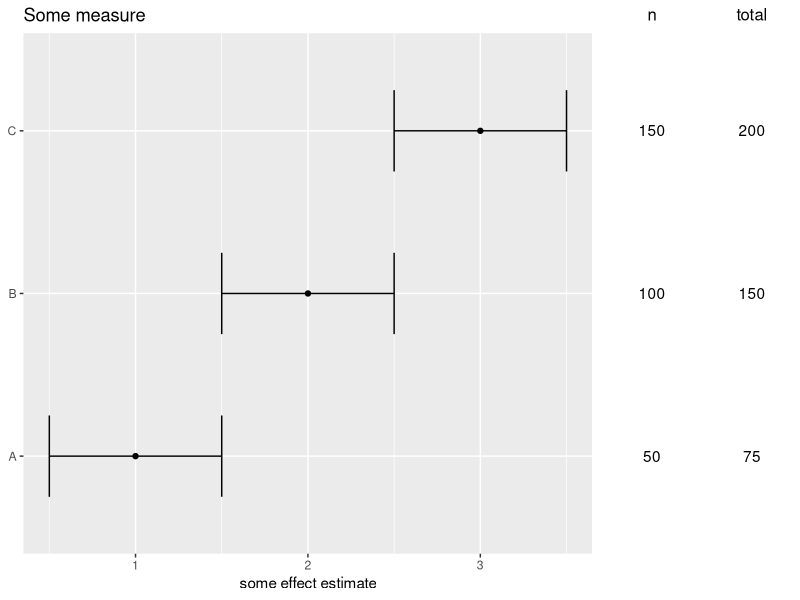

Recreate this plot in R.
library(gridExtra)
library(ggplot2)

dat <- data.frame(
  label = c("A", "B", "C"),
  point_est = c(1,2,3),
  lb_ci = c(.5, 1.5, 2.5),
  ub_ci = c(1.5, 2.5, 3.5),
  n = c(50, 100, 150),
  total = c(75, 150, 200)
)

plot1 <- ggplot(dat, aes(x=point_est, y=label)) +
  geom_point() +
  geom_errorbarh(aes(xmin=lb_ci, xmax=ub_ci), height=.5) +
  ggtitle("Some measure") +
  ylab(NULL) + xlab("some effect estimate")

tab_base <- ggplot(dat, aes(y=label)) +
  ylab(NULL) + xlab("  ") + 
  theme(plot.title = element_text(hjust = 0.5, size=12), ## centering title on text
        axis.text.x=element_text(color="white"), ## need text to be printed so it stays aligned with figure but white so it's invisible
        axis.line=element_blank(),
        axis.text.y=element_blank(),axis.ticks=element_blank(),
        axis.title.y=element_blank(),legend.position="none",
        panel.background=element_blank(),panel.border=element_blank(),panel.grid.major=element_blank(),
        panel.grid.minor=element_blank(),plot.background=element_blank())

tab1 <- tab_base + 
  geom_text(aes(x=1, label=n)) + 
  ggtitle("n")

tab2 <- tab_base +
  geom_text(aes(x=1, label=total)) + 
  ggtitle("total")

lay <-  matrix(c(1,1,1,1,1,1,2,3), nrow=1)
grid.arrange(plot1, tab1, tab2, layout_matrix = lay)
